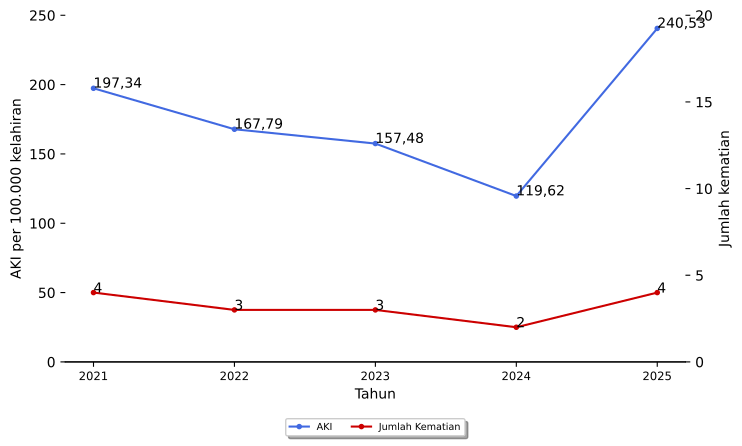

Reproduce this figure in Python.
import numpy as np
import matplotlib.pyplot as plt
import pandas
from textwrap import wrap
from matplotlib.ticker import FuncFormatter
import locale
locale.setlocale(locale.LC_ALL, 'id_ID.UTF8')
## force matplotlib to use TrueType fonts
plt.rcParams['pdf.fonttype'] = 42

import sys, os, inspect
currentdir = os.path.dirname(os.path.abspath(inspect.getfile(inspect.currentframe())))
parentdir = os.path.dirname(currentdir)
sys.path.insert(0, parentdir)

berkasData = currentdir +'\\bab_05_02_dataPlotAKI.csv'
# judulDiagram = 'Angka Kematian Ibu\nTahun 2021'
berkasSimpan = currentdir +'\\bab_05_02_plotAKI.pdf'
sumbuX = 'Tahun'
sumbuY = 'Puskesmas'
tickerSumbuY = np.arange(0,260,50)
tickerSumbuY2 = np.arange(0,21,5)

# read data file
colnames = ['tahun','aki', 'kematian']
data = pandas.read_csv(berkasData, names=colnames, sep=';')
tahun = data.tahun.tolist()
aki = data.aki.tolist()
kematian = data.kematian.tolist()
 
# setting up x locations for the groups and width of the bars
ind = np.arange(len(tahun))
width = 0.25

# make the plots
fig, ax = plt.subplots()
garis1 = ax.plot(ind, aki, marker='.', color='royalblue', label='AKI')
ax2 = ax.twinx()
garis2 = ax2.plot(ind, kematian, marker='.', color='#cc0000', label='Jumlah Kematian')

# add some text for labels, title and axes ticks
# ax.set_title(judulDiagram)
ax.set_yticks(tickerSumbuY) 
# yticks can be set to auto
# ax.set_yticks(np.arange(0,110,20)) 
ax.set_ylabel('AKI per 100.000 kelahiran')
formatter = FuncFormatter(lambda y, pos: "{:n}".format(y))
ax.yaxis.set_major_formatter(formatter)

# set secondary yticks
ax2.set_yticks(tickerSumbuY2) 
ax2.set_ylabel('Jumlah kematian')

ax.spines['top'].set_visible(False)
ax.spines['right'].set_visible(False)
ax.spines['left'].set_visible(False)
ax2.spines['top'].set_visible(False)
ax2.spines['right'].set_visible(False)
ax2.spines['left'].set_visible(False)

ax.set_xticks(ind)
ax.set_xticklabels(list(tahun), fontsize='small', ha='center')
ax.set_xlabel(sumbuX)

ax.spines['top'].set_visible(False)
ax2.spines['top'].set_visible(False)

box = ax.get_position()
ax.set_position([box.x0, box.y0 + box.height * 0.1, box.width, box.height * 0.9])
# legend workaround for 2-vert axis line diagram
kolomLegen = ['AKI','Jumlah Kematian']
ax.legend((garis1[0], garis2[0]), kolomLegen, fontsize='x-small', loc='upper center', bbox_to_anchor=(0.5, -0.15), fancybox=True, shadow=True, ncol=2)

# make labels for plots
for i, txt in enumerate(aki):
		# ax.annotate('{:n}'.format(txt), (ind[i],aki[i]+0.5))
        ax.annotate(locale.format_string("%.2f", txt), (ind[i],aki[i]+0.5))
for i, txt in enumerate(kematian):
		ax2.annotate(txt, (ind[i],kematian[i]))

# finishing
pyrfig = plt.figure(1)
pyrfig.set_figwidth(8)
pyrfig.set_figheight(5)
fig.savefig(berkasSimpan, bbox_inches='tight')
plt.close(pyrfig)
# plt.show()
